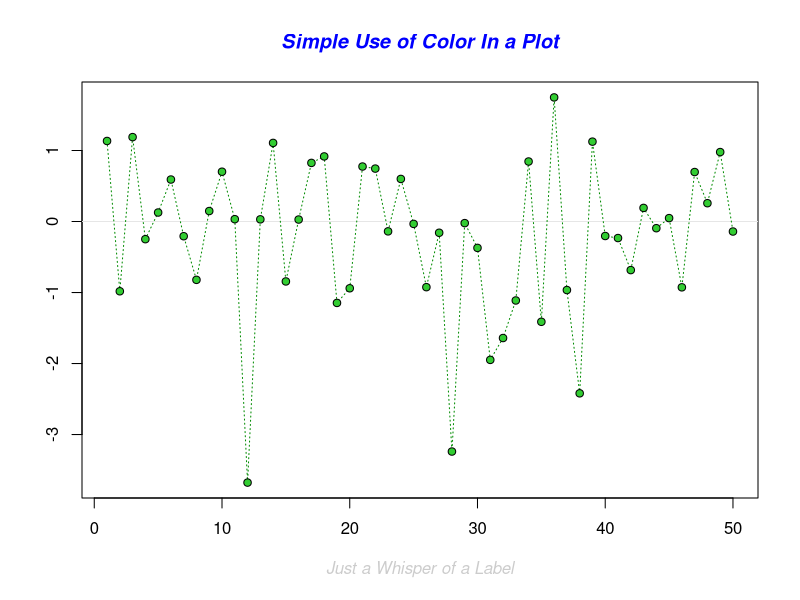
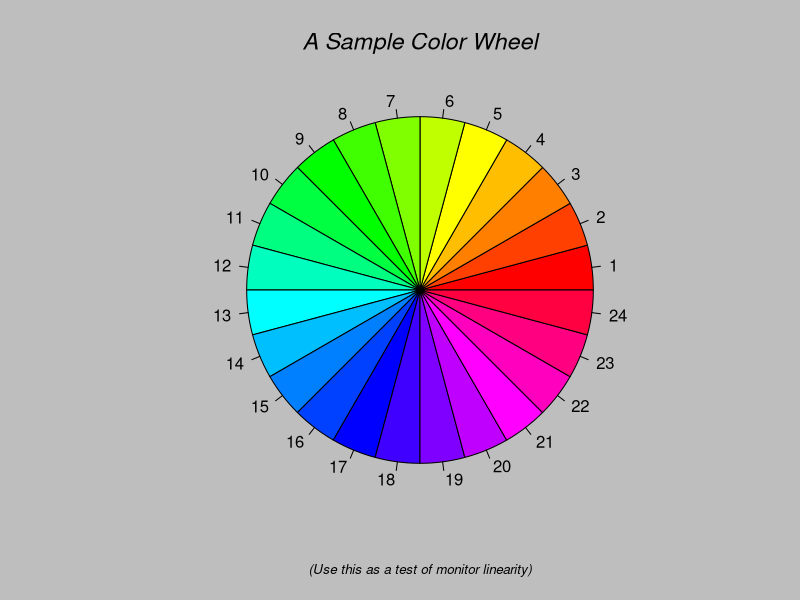
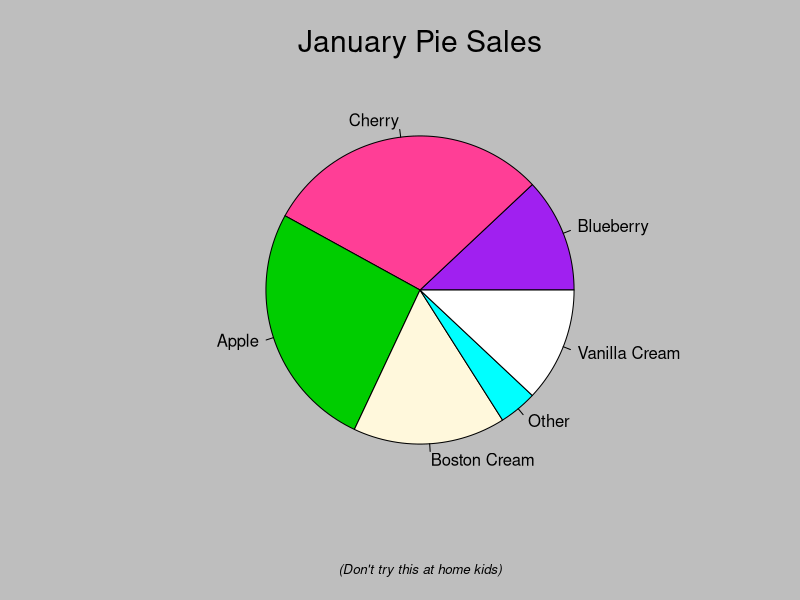
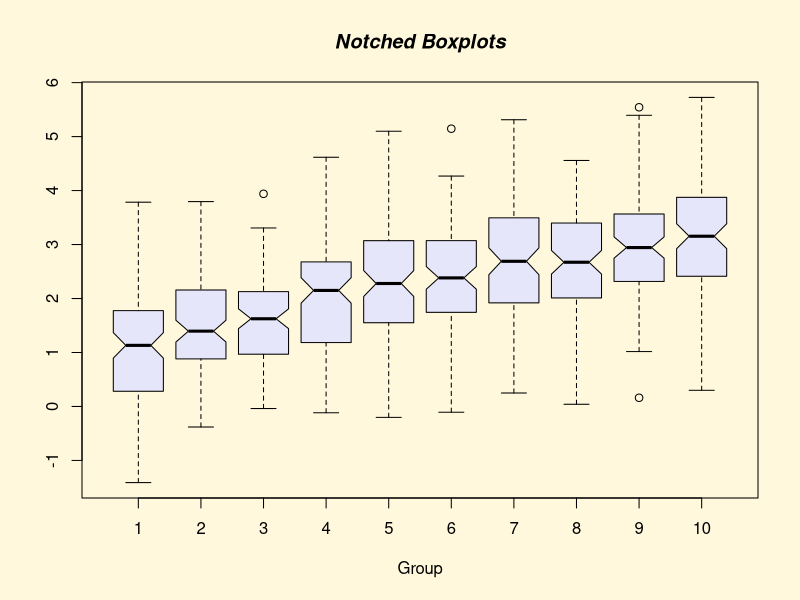
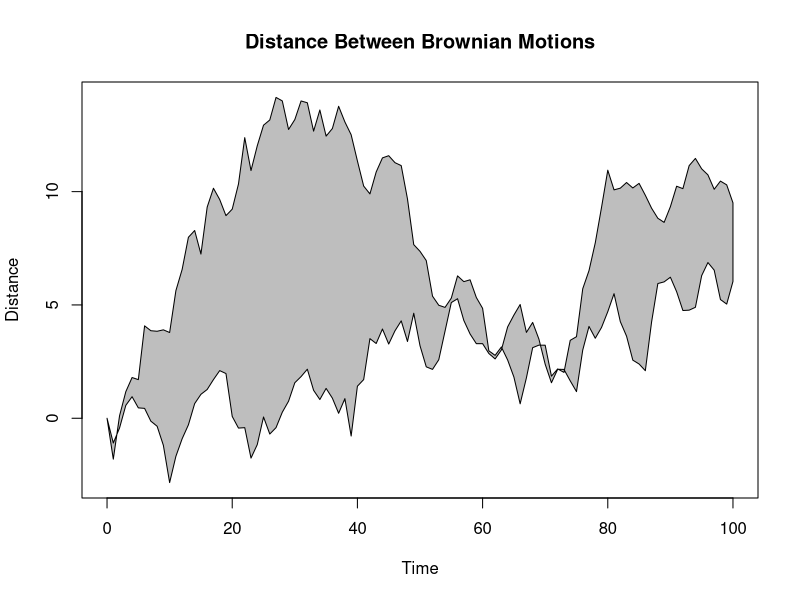
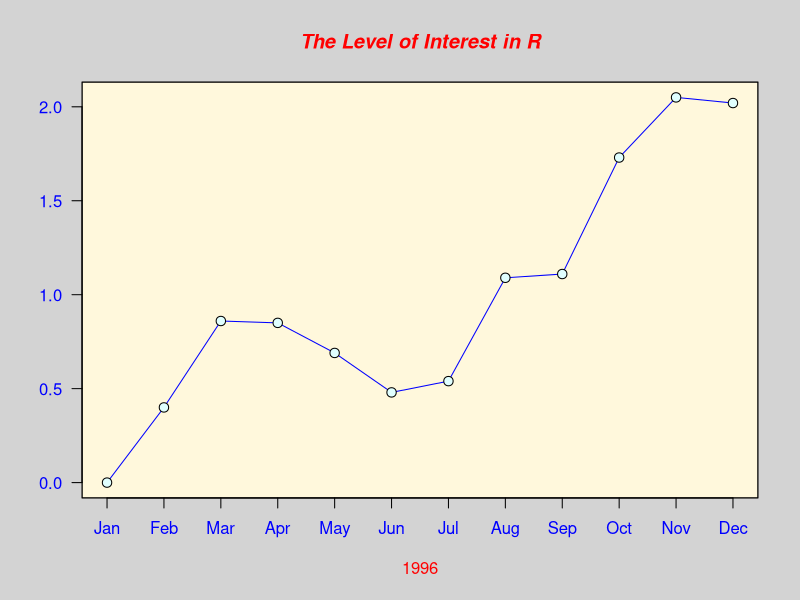
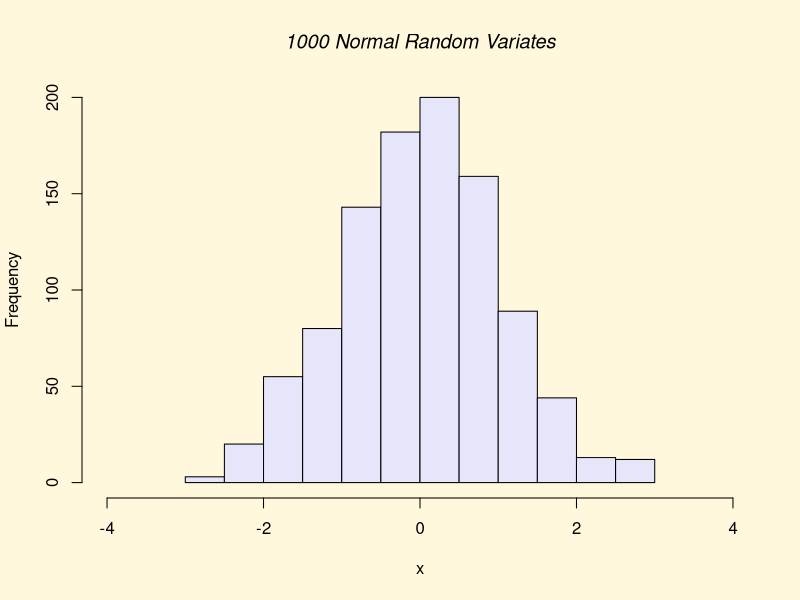
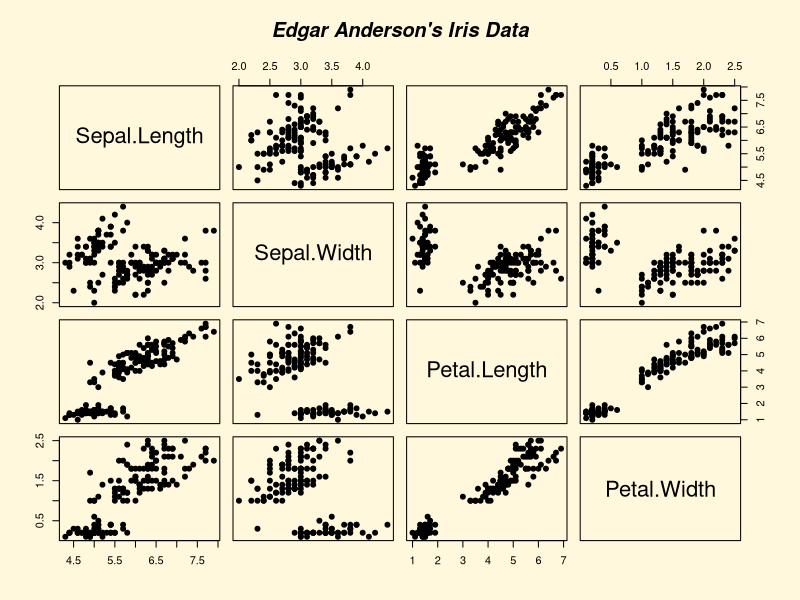

Write R code to recreate these figures, in order.
# Gráficos em R

# Obs: Caso tenha problemas com a acentuação, consulte este link:
# https://support.rstudio.com/hc/en-us/articles/200532197-Character-Encoding

# Configurando o diretório de trabalho
# Coloque entre aspas o diretório de trabalho que você está usando no seu computador
# Não use diretórios com espaço no nome
setwd("/home/hebert/Documentos/DataScienceAcademy/ReMSAzureMachine/RFundamentos/Parte2")
getwd()

# Lista de pacotes base carregados
search()


# Demo
demo("graphics")


# Plot Básico
x = 5:7
y = 8:10
plot(x,y)
?plot

altura <- c(145, 167, 176, 123, 150)
largura <- c(51, 63, 64, 40, 55)

plot(altura, largura)


 # Plotando um Dataframe
?lynx
class(lynx)
plot(lynx)
plot(lynx, ylab = "Plots com Dataframes", xlab = "")
plot(lynx, ylab = "Plots com Dataframes", xlab = "Observações")
plot(lynx, main = "Plots com Dataframes", col = 'red')
plot(lynx, main = "Plots com Dataframes", col = 'red', col.main = 70, cex.main = 1.5)

library(datasets)
?warpbreaks
head(warpbreaks)
  warpbreaks$breaks

airquality
transform(airquality, Month = factor(Month))
boxplot(Ozone ~ Month, airquality, xlab = "Month", ylab = "Ozone (ppb)")


# Especificando os parâmetros

# col - cor do plotting
# lty - tipo de linha
# lwd - largura de linha
# pch - símbolo no plot
# xlab - label do eixo x
# ylab - label do eixo y
# las - como os labels dos eixos são orientados
# bg - background color
# mfrow - número de plots por linha
# mfcool - número de plots por coluna

# Funções Básicas de Plot

# plot() - scatterplots
# lines() -  adiciona linhas ao gráfico
# points() - adiciona pontos ao gráfico
# text() - adiciona label ao gráfico
# title() - adiciona título ao gráfico

?par
par()
par('pch')
par('lty')

x = 2:4
plot(x, pch = "c")

par(mfrow = c(2,2), col.axis = "red")
plot(1:8, las = 0, xlab = "xlab", ylab = "ylab", main = "LAS = 0")
plot(1:8, las = 1, xlab = "xlab", ylab = "ylab", main = "LAS = 1")
plot(1:8, las = 2, xlab = "xlab", ylab = "ylab", main = "LAS = 2")
plot(1:8, las = 3, xlab = "xlab", ylab = "ylab", main = "LAS = 3")
legend("topright", pch = 1, col = c("blue", "red"), legend = c("Var1","Var2"))


# Cores disponíveis
colors()


# Salvando os gráficos

# png
png("Grafico1.png", width = 500, height = 500, res = 72)

plot(iris$Sepal.Length, iris$Petal.Length,
     col = iris$Species,
     main = "Gráfico gerado a partir do Iris")

dev.off()


# pdf
pdf("Grafico2.pdf")

plot(iris$Sepal.Length, iris$Petal.Length,
     col = iris$Species,
     main = "Gráfico gerado a partir do Iris")

dev.off()


# Estendendo as funções do plot
install.packages('plotrix')
library(plotrix)
?plotrix

par(mfrow = c(1,1), col.axis = "red")
plot(1:6, las = 3, xlab = "lty 1:6", ylab = "", main = "Mais opções ao plot")
ablineclip(v=1, lty=1, col="sienna2", lwd=2)
ablineclip(v=2, lty=1, col="sienna2", lwd=2)
ablineclip(v=3, lty=1, col="sienna2", lwd=2)
ablineclip(v=4, lty=1, col="sienna2", lwd=2)
ablineclip(v=5, lty=1, col="sienna2", lwd=2)
ablineclip(v=6, lty=1, col="sienna2", lwd=2)
ablineclip(v=7, lty=1, col="sienna2", lwd=2)


plot(lynx)
plot(lynx, type="p", main="Type p")
plot(lynx, type="l", main="Type l")
plot(lynx, type="b", main="Type b")
plot(lynx, type="o", main="Type o")
plot(lynx, type="h", main="Type h")
plot(lynx, type="s", main="Type s")
plot(lynx, type="n", main="Type n")


# Dois plots juntos
par(mar=c(4,3,3,3), col.axis="black")

plot(cars$speed, type="s", col="red", bty="n", xlab="Cars ID", ylab="")
text(8, 14, "Velocidade", cex=0.85, col="red")

#parametro que permite adicionar mais parametros ao grafico criado
par(new=T)

plot(cars$dist, type="s", bty="n", ann=F, axes=F, col="darkblue")
axis(side=4)
text(37, 18, "Distância", cex=0.85, col="darkblue")

title(main="Velocidade x Distância")

head(cars)

# Plots a partir de datasets
df <- read.csv('pibpercap.csv', stringsAsFactors = F)
df_1982 <- subset(df, ano == 1982)
plot(expectativa ~ pibpercap, data = df_1982, log = "x")

head(df)

mycol <- c(Asia = "tomato", Europe = "chocolate4", Africa = "dodgerblue2",
           Americas = "darkgoldenrod1", Oceania = "green4")
plot(expectativa ~ pibpercap, data = df_1982, log = "x", col = mycol[continente])

 mycex <- function(var, r, f = sqrt){
  x = f(var)
  x_scaled = (x - min(x))/(max(x) - min(x))
  r[1] + x_scaled * (r[2] - r[1])
}


plot(expectativa ~ pibpercap, data = df_1982, log = "x",
     col = mycol[continente],
     cex = mycex(pop, r = c(0.2, 10))
)


